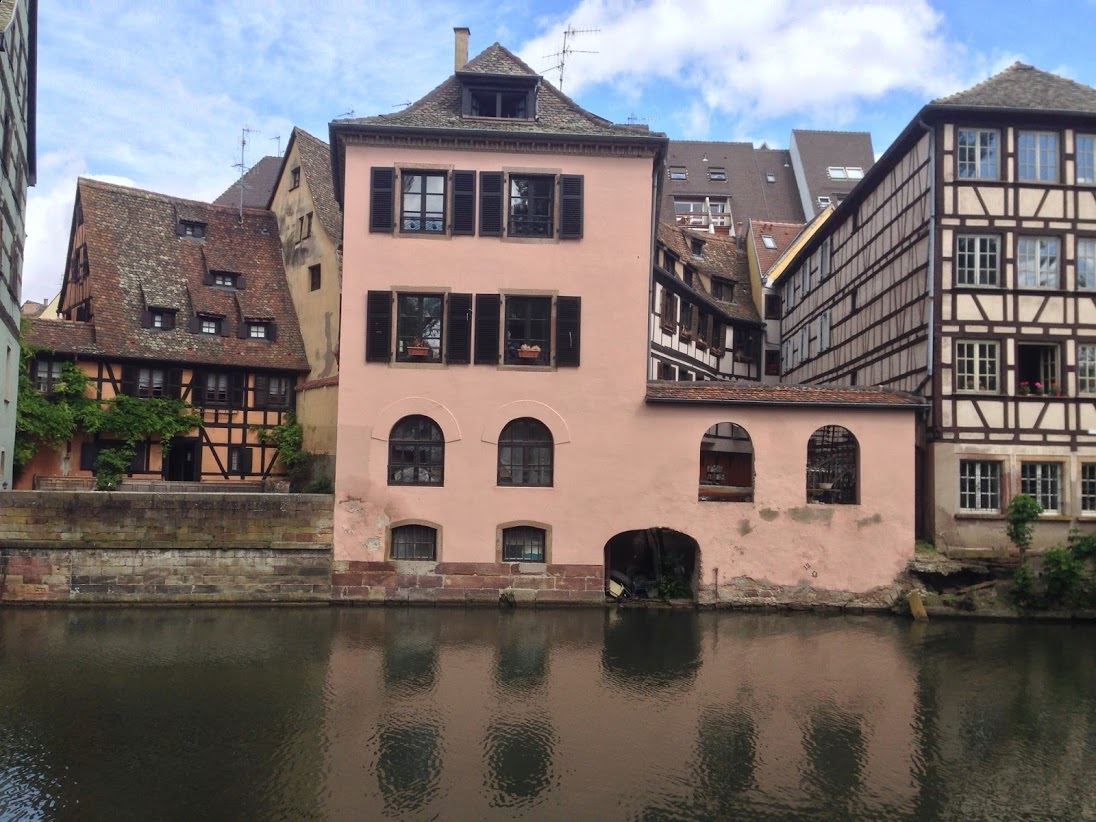
#> input picture Sarvesh/Image cartoonizer/input/River.jpg, 1096 x 822 px, found by its file name
$ jupyter execute CFF.ipynb
#> lines starting #> are read from the running program, lines starting #| are printed output that depends on the picture; after the words box and inside, x2 and y2 are one past the last pixel; in counts of white or black regions, pixels touching at a corner belong together
[cell 1]
import cv2
import numpy as np

img = cv2.imread("input\River.jpg")
#> img is the input picture: shape (822, 1096, 3); mean B, G, R 110, 111.4, 119.6
cv2.imshow("image",img)

# masklpf = np.array([[1/9,1/9,1/9],[1/9,1/9,1/9],[1/9,1/9,1/9]], dtype = int)

def bw(img,t):
    for i in range(img.shape[0]):
        for j in range(img.shape[1]):
            if img[i][j] >= t :
                img[i][j] = 255
            else:
                img[i][j] = 0
    return img

def neg(img):
    for i in range(img.shape[0]):
        for j in range(img.shape[1]):
            if img[i][j] == 255:
                img[i][j] = 0
            else:
                img[i][j] = 255
    return img

#MASK--1
maskavg = np.ones((5,5),np.float32)/25
smooth = cv2.filter2D(img,-1,maskavg)
# cv2.imshow("smooth",smooth)

#MASK--1 AGAIN
smooth1 = cv2.filter2D(smooth,-1,maskavg)
cv2.imshow("smooth1",smooth1)

#GRAYSCALING
gray = cv2.cvtColor(img, cv2.COLOR_BGR2GRAY)
cv2.imshow("gray",gray)

#LPF
masklpf = np.ones((3,3),np.float32)/9
gray = cv2.filter2D(gray,-1,masklpf)
cv2.imshow("grayblur",gray)

#EDGE DETECTION
masksuv = np.array([[-1,-1,-1],[0,0,0],[1,1,1]], dtype = 'float32')
edge1 = cv2.filter2D(gray,-1,masksuv)
# cv2.imshow("edge1",edge1)

masksuh = np.array([[-1,0,1],[-2,0,2],[-1,0,1]], dtype = 'float32')
edge3 = cv2.filter2D(gray,-1,masksuv)
# cv2.imshow("edge3",edge3)

#LAPLACIAN FINAL
masksuh = np.array([[-1/9,-1/9,-1/9],[-1/9,8.1/9,-1/9],[-1/9,-1/9,-1/9]], dtype = 'float32')
edge2 = cv2.filter2D(gray,-1,masksuh)
cv2.imshow("edge2",edge2)

# cv2.imshow("edge4",edge1+edge3)

sedge = cv2.filter2D(edge2,-1,maskavg)
# cv2.imshow("edgesmooth",sedge)

sedge = cv2.filter2D(sedge,-1,maskavg)
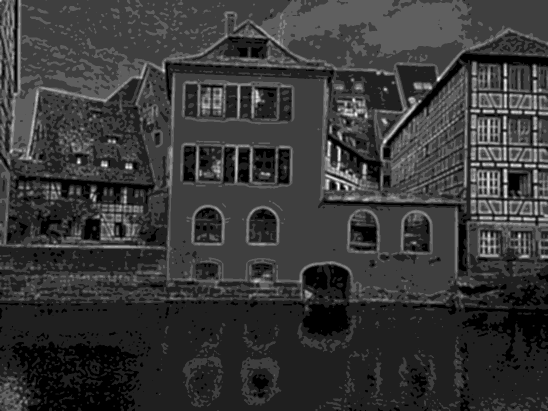
#> sedge: shape (822, 1096) (shown at 1/2 size); min 0, max 8, mean 1.77; drawn with min black and max white
# cv2.imshow("edgesmooth1",sedge)

sedge = cv2.filter2D(sedge,-1,maskavg)
# [7 lines of commented-out code are left out]

im_bw1 = bw(edge2,5)
#> after the loop in bw, `for i in range(img.shape[0]):`:
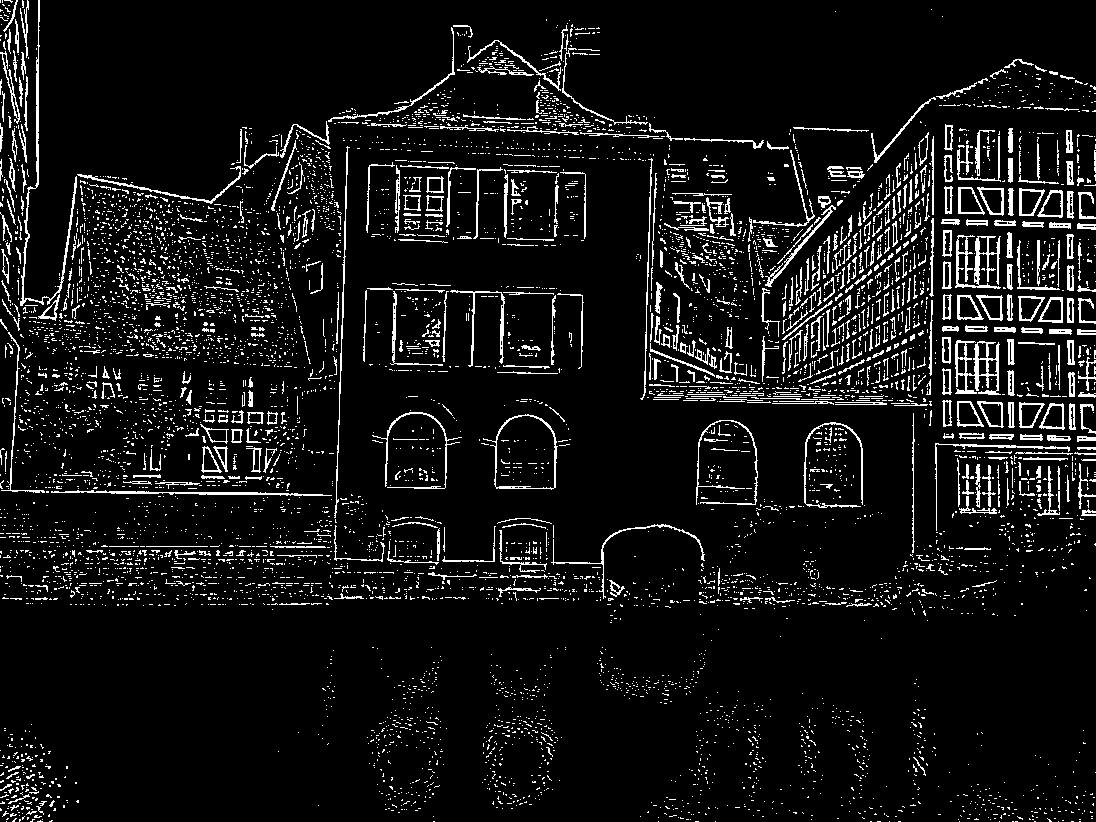
#> img: shape (822, 1096); 7.8% white in thin lines or dots
cv2.imshow("bw",im_bw1)


# print(im_bw)
# print(im_bw1)


sbw = cv2.filter2D(im_bw1,-1,masklpf)
cv2.imshow("sbw",sbw)

# thresh = 40
# im_bw = cv2.threshold(sbw, thresh, 255, cv2.THRESH_BINARY)[1]
# cv2.imshow("sbwbw",im_bw)

im_bw1 = bw(sbw,40)
#> call 2 of bw, with t = 40
#> after the loop in bw (call 2), `for i in range(img.shape[0]):`:
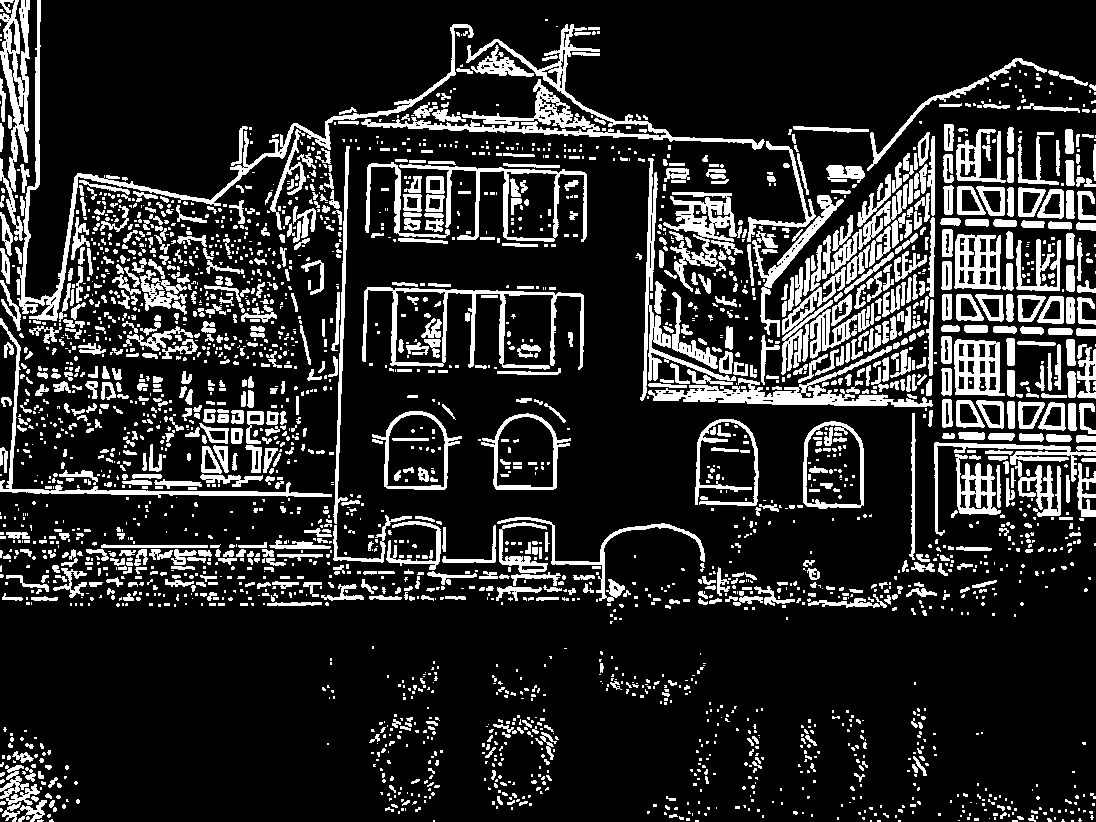
#> img: shape (822, 1096); 16.9% white; 2826 white regions (1856 under 20 px), largest, box (x1, y1, x2, y2) and area: (361, 24, 765, 150) 5344, (17, 0, 474, 321) 5241, (648, 346, 933, 407) 3647
cv2.imshow("sbwbw",im_bw1)

# print(im_bw)

# imgm = cv2.bitwise_not(im_bw1)

imgm = neg(im_bw1)

# print(imgm)
# imgm = np.array(imgm,dtype=np.uint8)
cv2.imshow("-ve",imgm)

# [7 lines of commented-out code are left out]

cartoon = cv2.bitwise_and(smooth1, smooth1, mask=imgm)
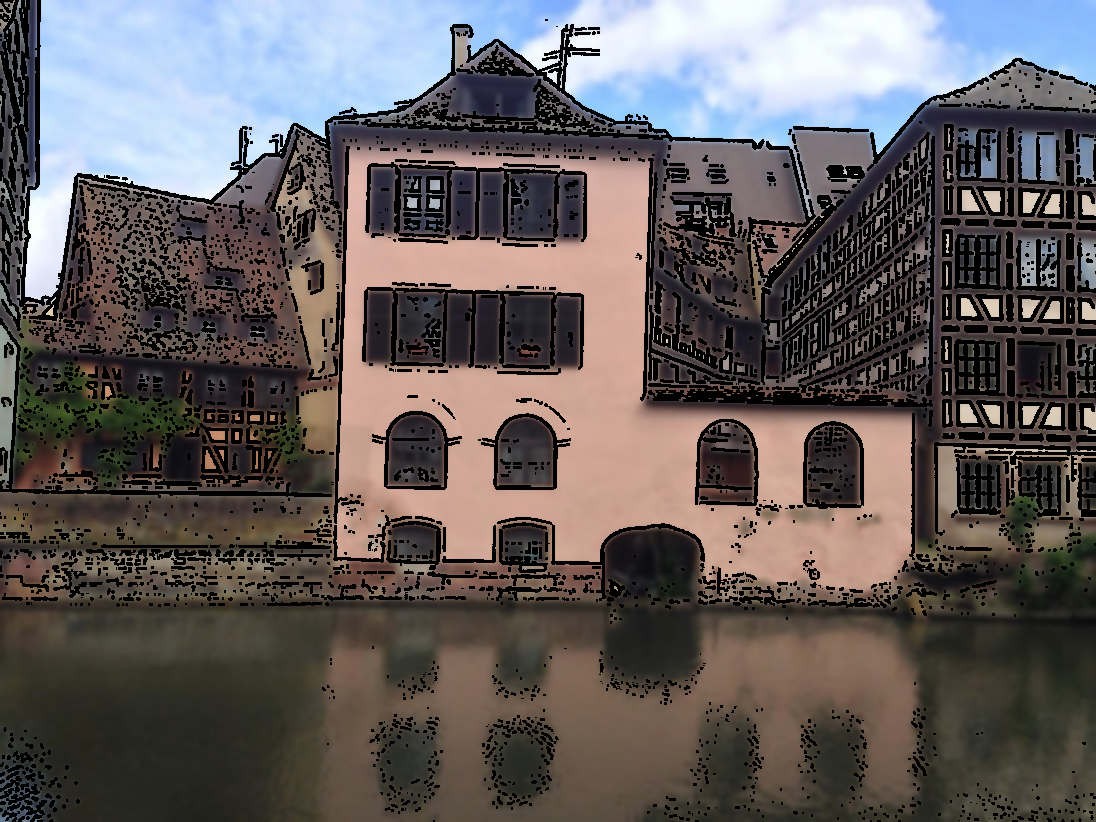
#> cartoon: shape (822, 1096, 3); mean B, G, R 91.4, 92.1, 98.3
cv2.imshow("cartoon",cartoon)

cv2.waitKey(0)

$ run again, with Sarvesh/Image cartoonizer/input/Amphitheatre.jpg copied over Sarvesh/Image cartoonizer/input/River.jpg
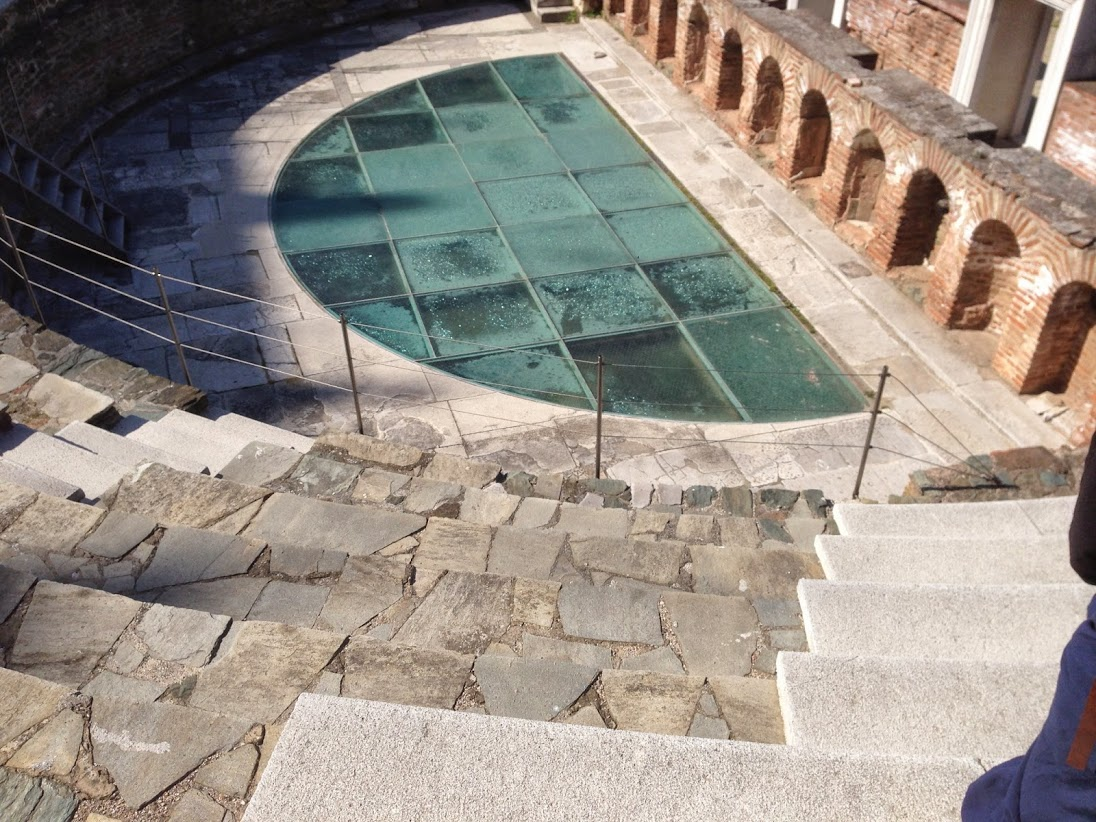
#> input picture Sarvesh/Image cartoonizer/input/Amphitheatre.jpg, 1096 x 822 px, found by its file name
#> img is the input picture: shape (822, 1096, 3); mean B, G, R 134, 142.9, 151.5
#> after the loop in bw, `for i in range(img.shape[0]):`:
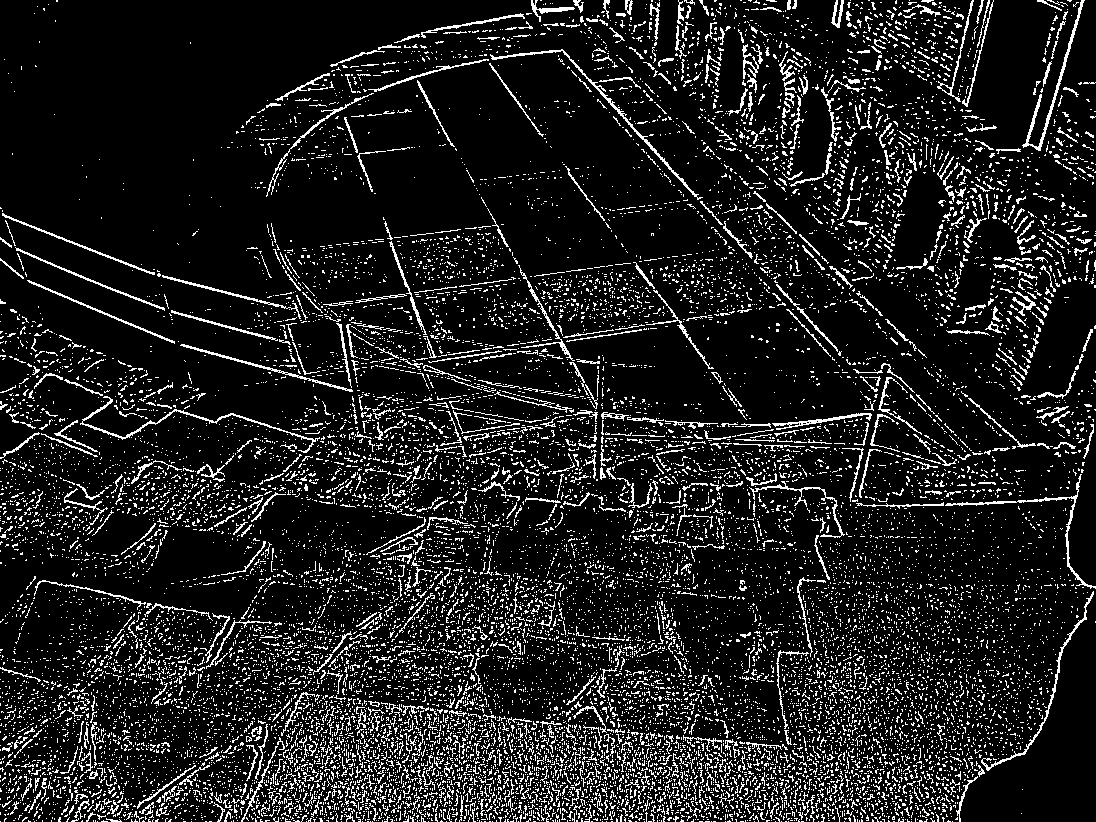
#> img: shape (822, 1096); 11.8% white in thin lines or dots
#> `cartoon = cv2.bitwise_and(smooth1, smooth1, mask=imgm)`:
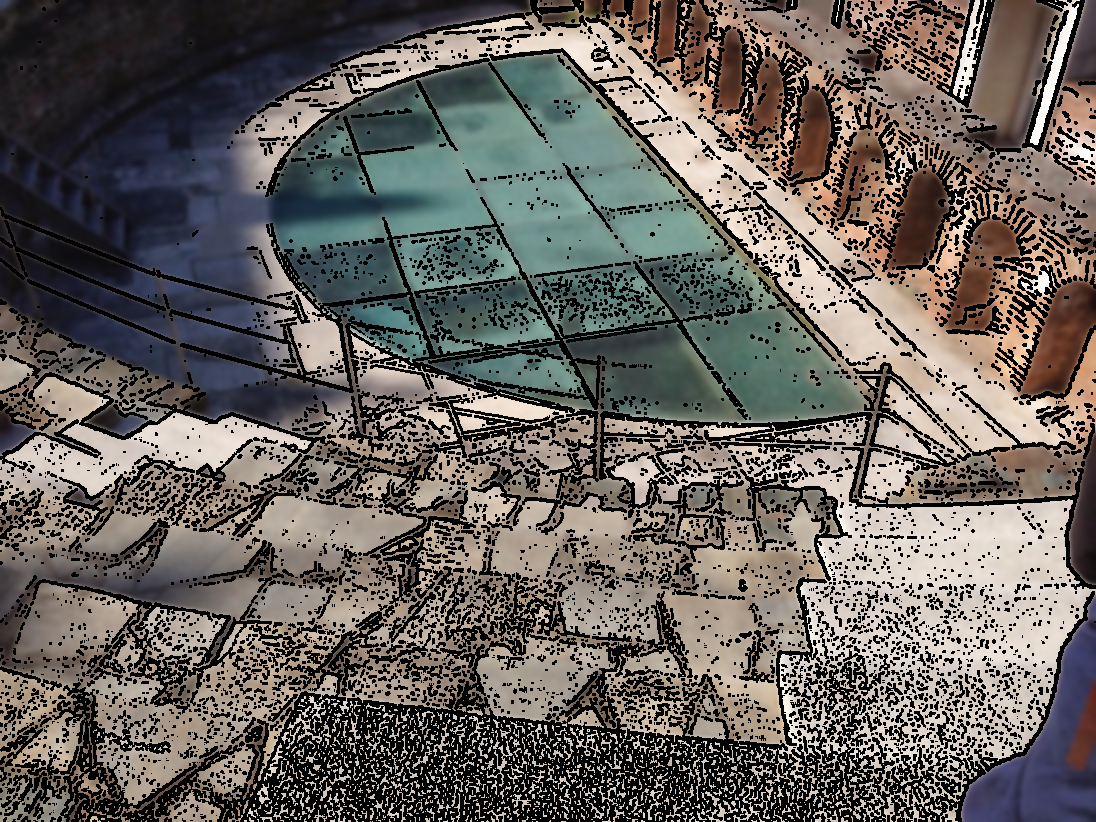
#> cartoon: shape (822, 1096, 3); mean B, G, R 91.6, 97, 102

$ run again, with Sarvesh/Image cartoonizer/input/Statue.jpg copied over Sarvesh/Image cartoonizer/input/River.jpg
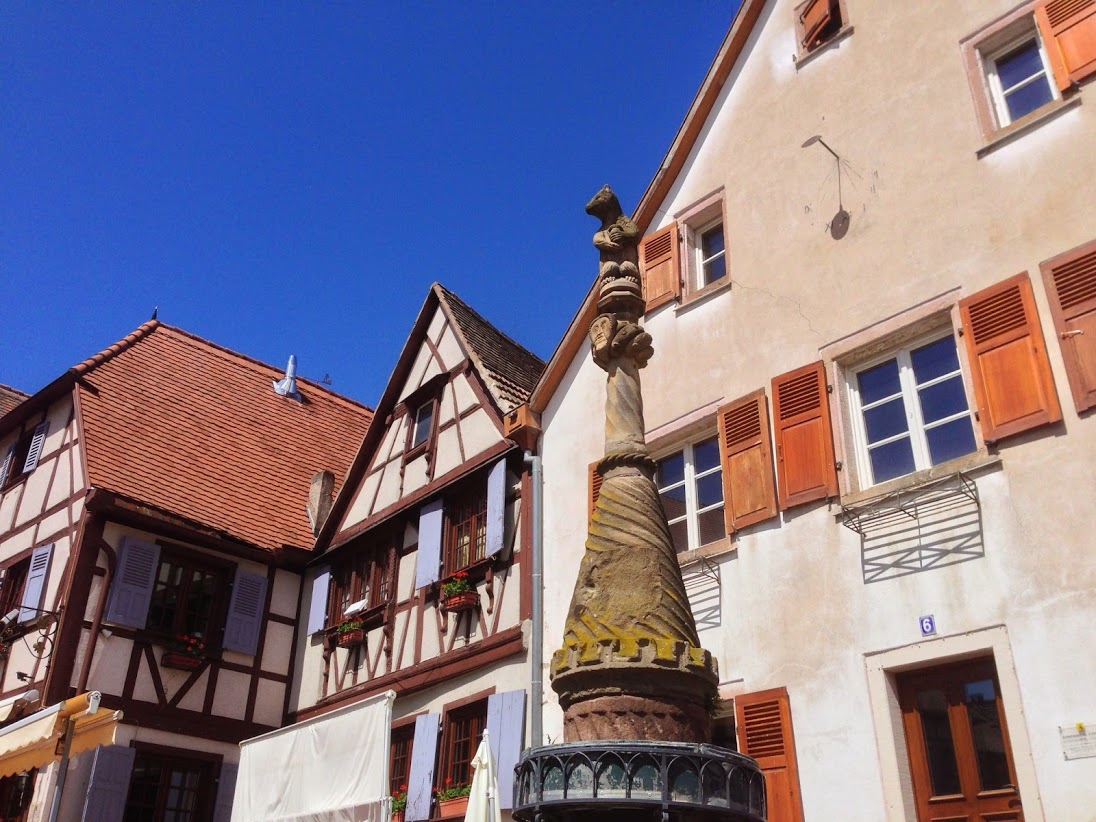
#> input picture Sarvesh/Image cartoonizer/input/Statue.jpg, 1096 x 822 px, found by its file name
#> img is the input picture: shape (822, 1096, 3); mean B, G, R 137.6, 118.3, 128.4
#> after the loop in bw, `for i in range(img.shape[0]):`:
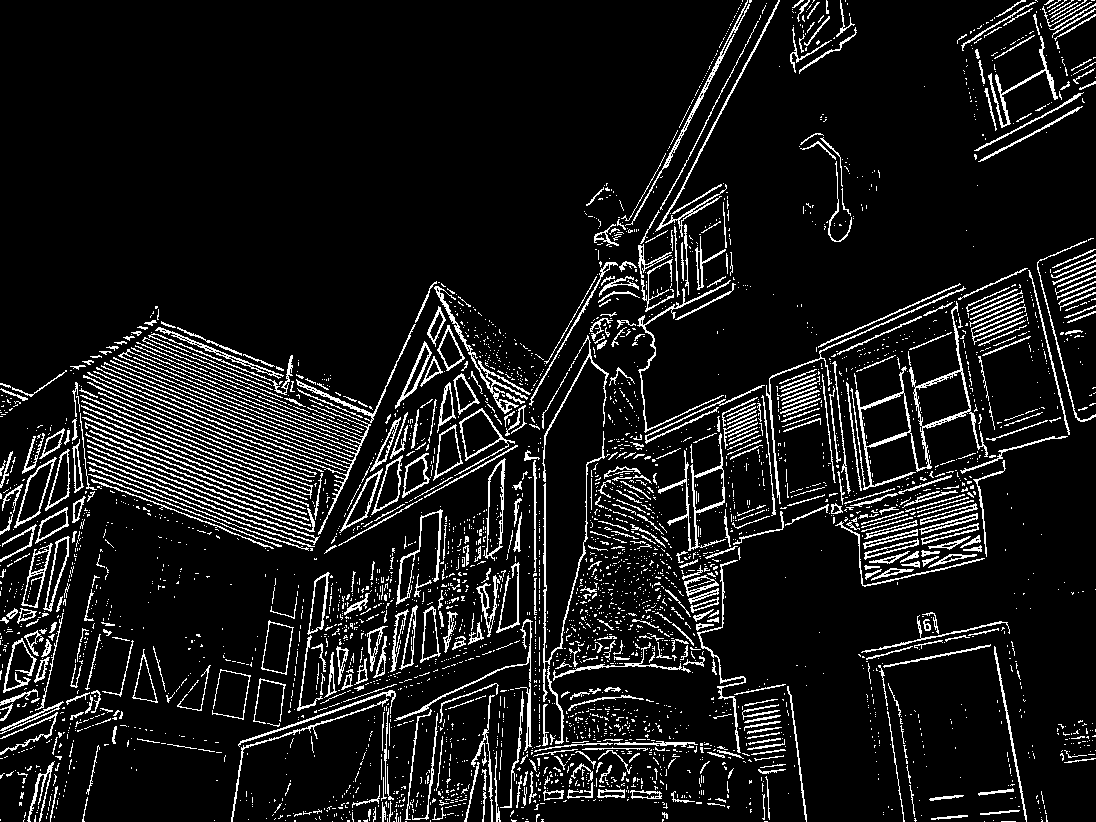
#> img: shape (822, 1096); 9.7% white in thin lines or dots
#> `cartoon = cv2.bitwise_and(smooth1, smooth1, mask=imgm)`:
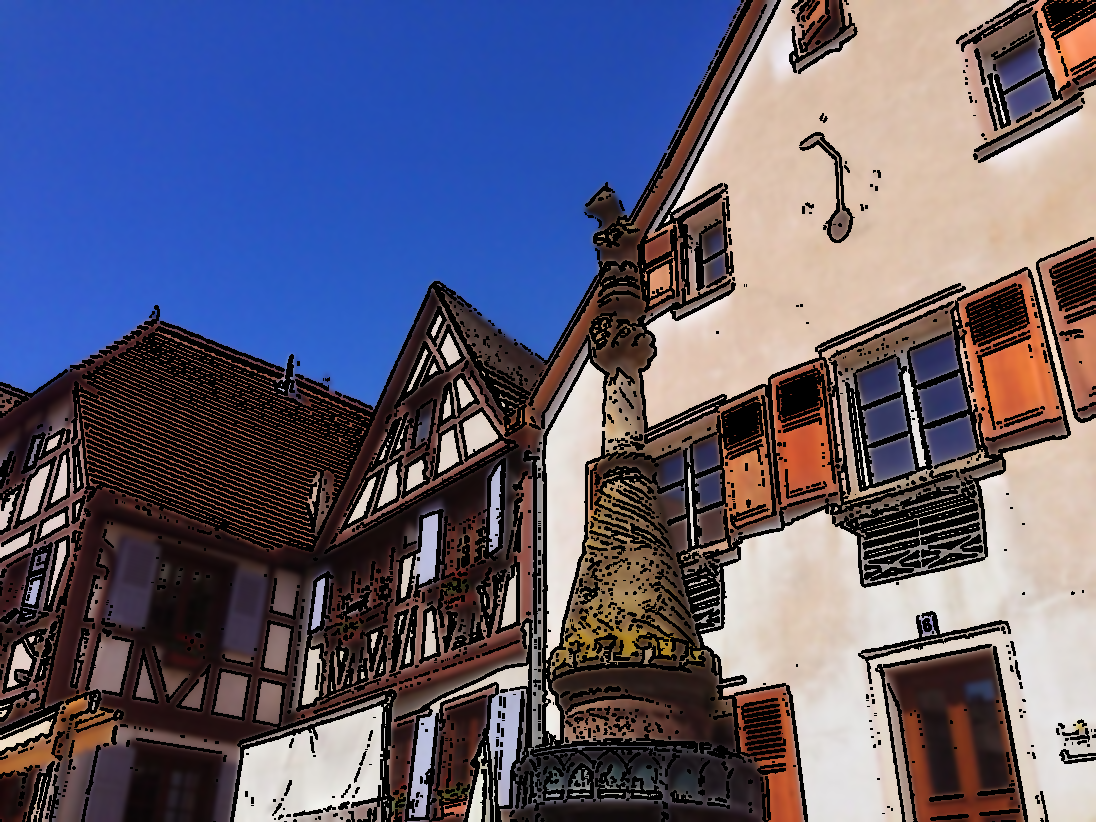
#> cartoon: shape (822, 1096, 3); mean B, G, R 114, 92.7, 95.6
